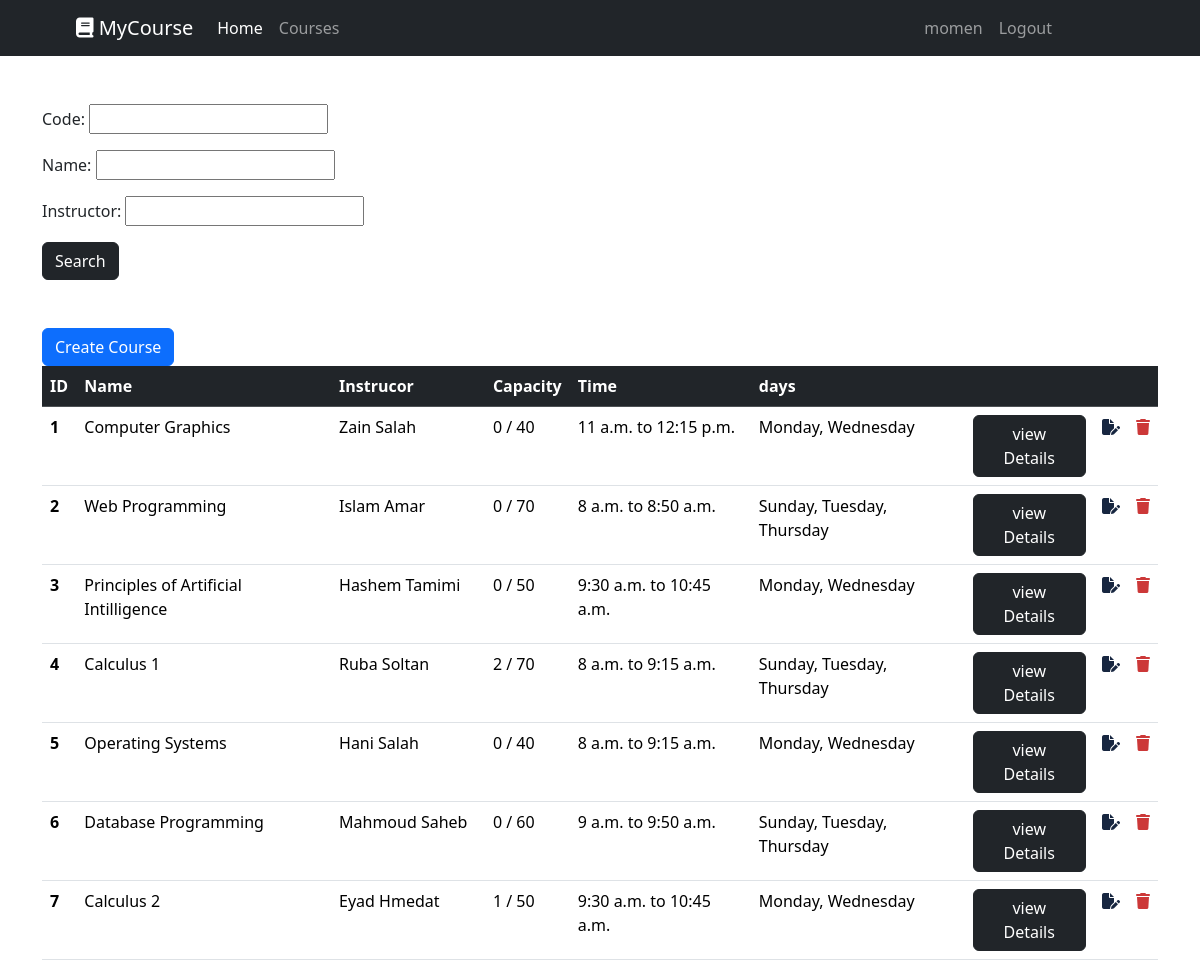
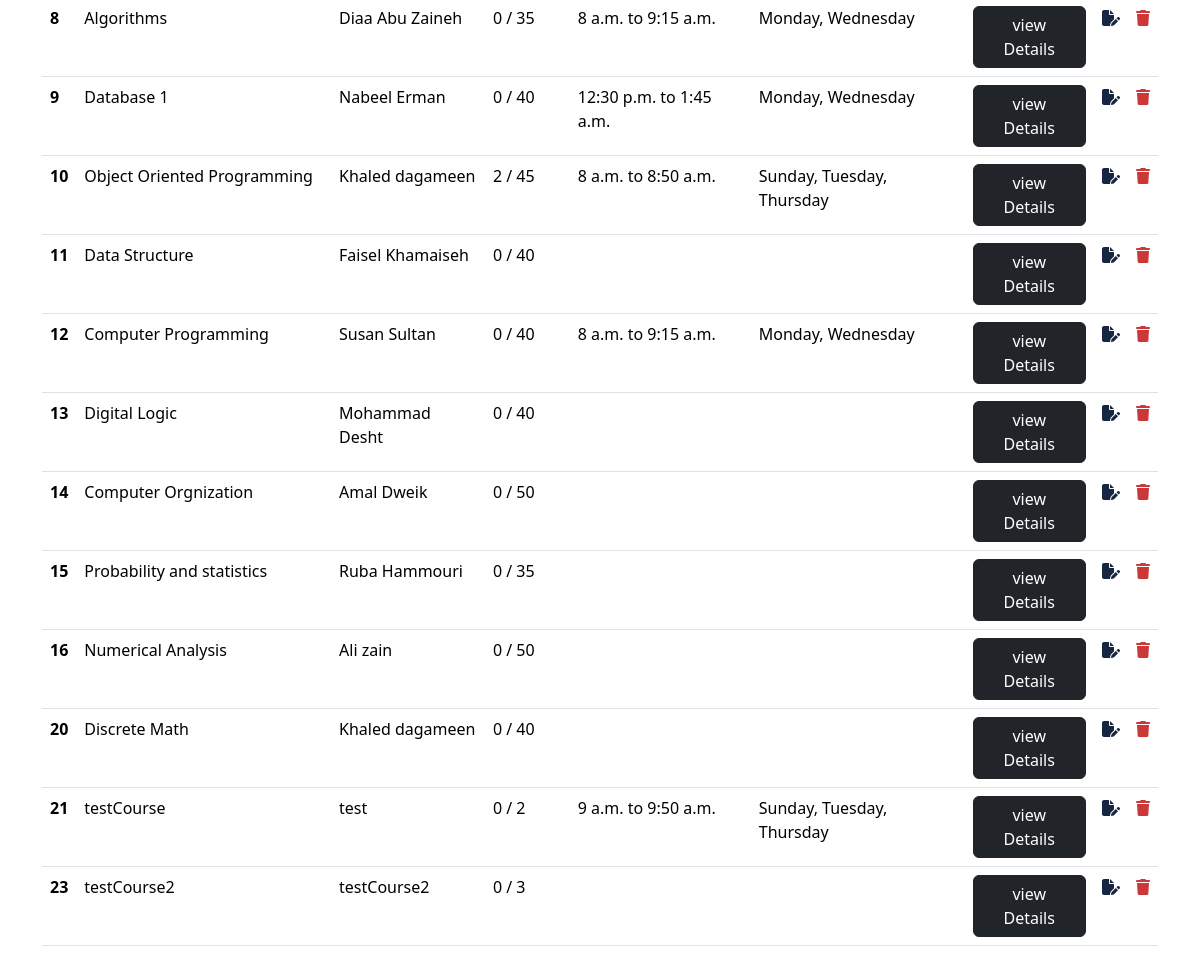
The app's page /courses/ (signed in) with its own data (2 pictures, top to bottom).
### courseApp/models.py (models this page shows, shortened)
class Course(models.Model):
    code = models.AutoField(primary_key=True, unique=True)
    name = models.CharField(max_length=100)
    description = models.TextField( null=True)
    prerequisites = models.ManyToManyField('self', blank=True, symmetrical=False, related_name='prerequisite_for')
    instructor = models.CharField(max_length=100)
    capacity = models.IntegerField()
    scheduleID = models.ForeignKey(CourseSchedule,null=True,blank=True,default='', on_delete=models.CASCADE)

class CourseSchedule(models.Model):
    days = models.CharField(max_length=50,null=True, blank=True)
    startTime = models.TimeField(null=True, blank=True)
    endTime = models.TimeField(null=True, blank=True)
    roomNo = models.CharField(max_length=10, null=True, blank=True)

### courseApp/views.py (the view)
# urls.py: path('courses/', views.courses, name="courses"),
@login_required(login_url='login')
def courses(request):
    course = Course.objects.select_related().annotate(
    registered_students_count=Count('studentreg', filter=Q(studentreg__completed=False))
    ).order_by('code')
    searchFilter = courseFilter(request.GET, queryset=course)
    course = searchFilter.qs
    context = {
        "Course":course,
        "searchFilter": searchFilter
    }
    return render(request, "courseApp/courses.html", context)

### courseApp/templates/courseApp/courses.html (shortened to what this page needs)
{% extends "courseApp/main.html" %}
{% block  content %}
<div class="container mt-5">
    <div class="row">
        <div class="col">
            <form action="" method="GET">
                {{searchFilter.form.as_p}}
                <button type="submit" class="btn btn-dark">Search</button>
            </form>
        </div>
    </div>
</div>
<div class="container mt-5">
    {% if  request.user.is_staff %}
    <a href="{% url "createCourse" %}"><button type="button" class="btn btn-primary">Create Course</button></a>
    {% endif %}
    <table class="table table-hover">
        <thead class="table-dark">
        <tr>
            <th scope="col">ID</th>
            <th scope="col">Name</th>
            <th scope="col">Instrucor</th>
            <th scope="col">Capacity</th>
            <th scope="col">Time</th>
            <th scope="col">days</th>
            <th> </th>
            <th> </th>
            <th> </th>
        </tr>
        </thead>
        <tbody>
        {% for item in Course %}
        <tr>
            <th scope="row">{{ item.code }}</th>
            <td>{{ item.name }}</td>
            <td>{{ item.instructor }}</td>
            <td>  {{ item.registered_students_count }}  / {{ item.capacity }}</td>
            {% if item.scheduleID.days and item.scheduleID.startTime %}
            <td>{{ item.scheduleID.startTime }} to {{ item.scheduleID.endTime }}</td>
            <td>{{ item.scheduleID.days }}</td>
            {% else %}
            <td></td>
            <td></td>
            {% endif %}
            <td><a href={% url "course" item.code %}><button type="button" class="btn btn-dark">view Details</button></a></td>
            {% if  request.user.is_staff %}
            <td><a href={% url "editCourse" item.code %}><i class="fa-solid fa-file-pen" style="color: #172640;"></i></a></td>
            <td><a href="{% url "deleteCourse" item.code %}"><i class="fa-solid fa-trash" style="color: #cc3838;"></i></a></td>
            {% endif %}
        </tr>
        {% endfor %}
        </tbody>
    </table>
</div>
{% endblock content %}

### courseApp/templates/courseApp/navbar.html (shortened to what this page needs)
{% load static %}
<nav class="navbar navbar-expand-lg navbar-dark bg-dark">
  <div class="container-fluid">
    <a class="navbar-brand" href="{% url "home" %}" style="margin-left: 4rem;">
      <i class="fa-solid fa-book"></i> MyCourse
    </a>
    <div class="collapse navbar-collapse" id="navbarSupportedContent">
      <ul class="navbar-nav me-auto mb-2 mb-lg-0">
        <li class="nav-item">
          <a class="nav-link active" aria-current="page" href="{% url 'home' %}">Home</a>
        </li>
        <li class="nav-item">
          <a class="nav-link" href="{% url 'courses' %}">Courses</a>
        </li>
      </ul>
      <ul class="navbar-nav ms-auto mb-2 mb-lg-0" style="margin-right: 8rem;">
        <li class="nav-item">
          <a class="nav-link"> {{ request.user }}</a>
        </li>
        <li class="nav-item">
          <a class="nav-link" href="{% url 'logout' %}">Logout</a>
        </li>
      </ul>
    </div>
  </div>
</nav>

### records on screen
Course: code "1", name "Computer Graphics", instructor "Zain Salah", registered_students_count "0", capacity "40", scheduleID.startTime "11 a.m.", scheduleID.endTime "12:15 p.m.", scheduleID.days "Monday, Wednesday"
Course: code "2", name "Web Programming", instructor "Islam Amar", registered_students_count "0", capacity "70", scheduleID.startTime "8 a.m.", scheduleID.endTime "8:50 a.m.", scheduleID.days "Sunday, Tuesday, Thursday"
Course: code "3", name "Principles of Artificial Intilligence", instructor "Hashem Tamimi", registered_students_count "0", capacity "50", scheduleID.startTime "9:30 a.m.", scheduleID.endTime "10:45 a.m.", scheduleID.days "Monday, Wednesday"
Course: code "4", name "Calculus 1", instructor "Ruba Soltan", registered_students_count "2", capacity "70", scheduleID.startTime "8 a.m.", scheduleID.endTime "9:15 a.m.", scheduleID.days "Sunday, Tuesday, Thursday"
Course: code "5", name "Operating Systems", instructor "Hani Salah", registered_students_count "0", capacity "40", scheduleID.startTime "8 a.m.", scheduleID.endTime "9:15 a.m.", scheduleID.days "Monday, Wednesday"
Course: code "6", name "Database Programming", instructor "Mahmoud Saheb", registered_students_count "0", capacity "60", scheduleID.startTime "9 a.m.", scheduleID.endTime "9:50 a.m.", scheduleID.days "Sunday, Tuesday, Thursday"
Course: code "7", name "Calculus 2", instructor "Eyad Hmedat", registered_students_count "1", capacity "50", scheduleID.startTime "9:30 a.m.", scheduleID.endTime "10:45 a.m.", scheduleID.days "Monday, Wednesday"
Course: code "8", name "Algorithms", instructor "Diaa Abu Zaineh", registered_students_count "0", capacity "35", scheduleID.startTime "8 a.m.", scheduleID.endTime "9:15 a.m.", scheduleID.days "Monday, Wednesday"
Course: code "9", name "Database 1", instructor "Nabeel Erman", registered_students_count "0", capacity "40", scheduleID.startTime "12:30 p.m.", scheduleID.endTime "1:45 a.m.", scheduleID.days "Monday, Wednesday"
Course: code "10", name "Object Oriented Programming", instructor "Khaled dagameen", registered_students_count "2", capacity "45", scheduleID.startTime "8 a.m.", scheduleID.endTime "8:50 a.m.", scheduleID.days "Sunday, Tuesday, Thursday"
Course: code "11", name "Data Structure", instructor "Faisel Khamaiseh", registered_students_count "0", capacity "40"
Course: code "12", name "Computer Programming", instructor "Susan Sultan", registered_students_count "0", capacity "40", scheduleID.startTime "8 a.m.", scheduleID.endTime "9:15 a.m.", scheduleID.days "Monday, Wednesday"
Course: code "13", name "Digital Logic", instructor "Mohammad Desht", registered_students_count "0", capacity "40"
Course: code "14", name "Computer Orgnization", instructor "Amal Dweik", registered_students_count "0", capacity "50"
Course: code "15", name "Probability and statistics", instructor "Ruba Hammouri", registered_students_count "0", capacity "35"
Course: code "16", name "Numerical Analysis", instructor "Ali zain", registered_students_count "0", capacity "50"
Course: code "20", name "Discrete Math", instructor "Khaled dagameen", registered_students_count "0", capacity "40"
Course: code "21", name "testCourse", instructor "test", registered_students_count "0", capacity "2", scheduleID.startTime "9 a.m.", scheduleID.endTime "9:50 a.m.", scheduleID.days "Sunday, Tuesday, Thursday"
Course: code "23", name "testCourse2", instructor "testCourse2", registered_students_count "0", capacity "3"

### other values on screen
{{ request.user }} "momen"
